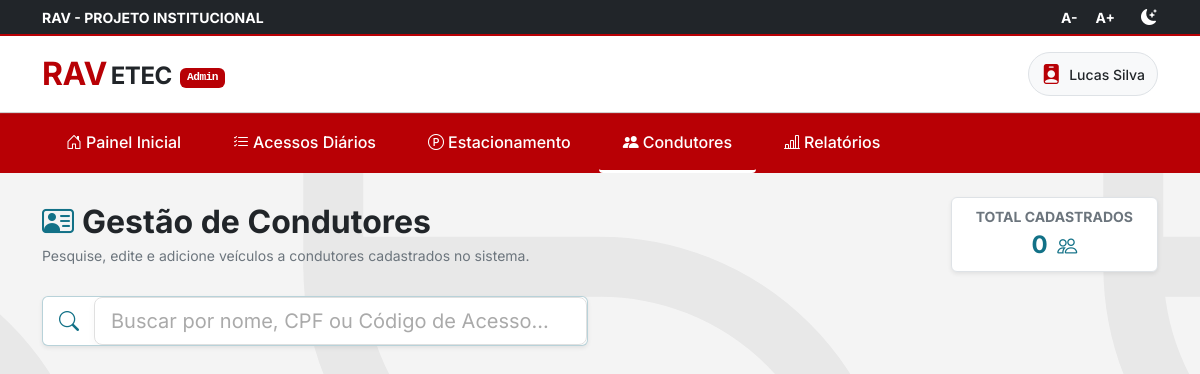
The app's page /gerenciar_condutores.php, older data.
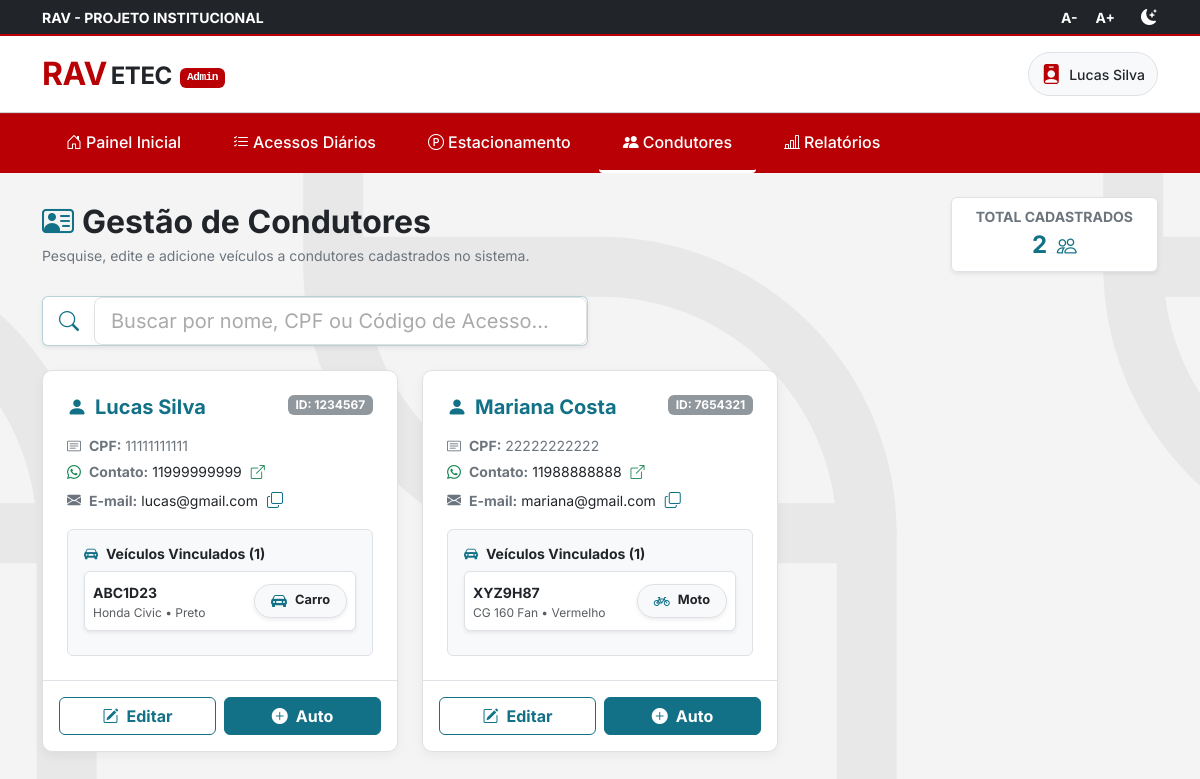
The same page, newer data.
### tables this page shows
CREATE TABLE usuarios (
    id INT AUTO_INCREMENT PRIMARY KEY,
    codigo_acesso VARCHAR(20) NOT NULL UNIQUE,  
    nome_completo VARCHAR(150) NOT NULL,
    email VARCHAR(100) NOT NULL UNIQUE,
    senha VARCHAR(255) NOT NULL DEFAULT '123',
    cpf VARCHAR(14) NOT NULL UNIQUE,
    id_empresa INT NULL,  
    role VARCHAR(50) DEFAULT 'visitante',  
    contato_valor VARCHAR(100) NULL,  
    created_at TIMESTAMP DEFAULT CURRENT_TIMESTAMP,
    CONSTRAINT fk_usuario_unidade
        FOREIGN KEY (id_empresa)
        REFERENCES unidades(id)
        ON DELETE SET NULL
);

CREATE TABLE veiculos (
    id INT AUTO_INCREMENT PRIMARY KEY,
    id_unidade INT NOT NULL,
    id_usuario INT NULL,  
    id_empresa INT NULL,  
    placa VARCHAR(10) NOT NULL UNIQUE,
    modelo VARCHAR(80) NOT NULL,
    cor VARCHAR(30) NULL,
    tipo_veiculo VARCHAR(50) NOT NULL,  
    created_at TIMESTAMP DEFAULT CURRENT_TIMESTAMP,
    CONSTRAINT fk_veiculo_unidade
        FOREIGN KEY (id_unidade)
        REFERENCES unidades(id)
        ON DELETE CASCADE,
    CONSTRAINT fk_veiculo_empresa
        FOREIGN KEY (id_empresa)
        REFERENCES unidades(id)
        ON DELETE SET NULL,
    CONSTRAINT fk_veiculo_usuario
        FOREIGN KEY (id_usuario)
        REFERENCES usuarios(id)
        ON DELETE CASCADE
);

### gerenciar_condutores.php (the view, shortened to what the changed rows need)
<?php
require_once 'conn.php';
$stmt = $pdo->query("SELECT id, codigo_acesso, nome_completo, cpf, email, contato_valor FROM usuarios WHERE role = 'visitante' ORDER BY nome_completo ASC");
$condutores = $stmt->fetchAll(PDO::FETCH_ASSOC);
$stmtV = $pdo->query("SELECT id, id_usuario, placa, modelo, cor, tipo_veiculo FROM veiculos WHERE id_usuario IS NOT NULL");
$todos_veiculos = $stmtV->fetchAll(PDO::FETCH_ASSOC);
$veiculos_map = [];
foreach ($todos_veiculos as $v) {
    $veiculos_map[$v['id_usuario']][] = $v;
}
?>
<!DOCTYPE html>
<html lang="pt-br">
<head>
    <link href="https://cdn.jsdelivr.net/npm/bootstrap@5.3.0/dist/css/bootstrap.min.css" rel="stylesheet">
    <link rel="stylesheet" href="https://cdn.jsdelivr.net/npm/bootstrap-icons@1.11.0/font/bootstrap-icons.css">
    <link rel="stylesheet" href="css/index.css">
    <link rel="stylesheet" href="css/style.css">
</head>
<body class="light-mode section-bg-gray d-flex flex-column min-vh-100">
    <header class="main-header bg-white shadow-sm sticky-top">
        <div class="container py-3 d-flex justify-content-between align-items-center">
            <div class="d-flex align-items-center gap-3">
                <a href="painel-admin.php" class="text-decoration-none d-flex align-items-center">
                    <h1 class="logo-text m-0 fw-bold d-flex align-items-center">
                        <span class="text-cps-red fs-2 me-1">RAV</span>
                        <span class="text-dark fs-4 mt-1">ETEC</span>
                        <span class="badge bg-cps-red text-white font-monospace ms-2 mt-2" style="font-size: 0.70rem;">Admin</span>
                    </h1>
                </a>
            </div>
        </div>
    </header>
    <main class="container py-4 flex-grow-1">
        <div class="d-flex flex-column flex-md-row justify-content-between align-items-md-center mb-4 gap-3">
            <div>
                <h2 class="text-dark mb-1 fw-bold"><i class="bi bi-person-vcard text-primary me-2"></i>Gestão de Condutores</h2>
            </div>
            <div class="bg-white px-4 py-2 rounded shadow-sm border text-center">
                <span class="d-block small text-secondary fw-bold text-uppercase">Total Cadastrados</span>
                <span class="fs-4 fw-bold text-primary"><?= count($condutores) ?> <i class="bi bi-people ms-1 fs-5"></i></span>
            </div>
        </div>
        <div class="row row-cols-1 row-cols-md-2 row-cols-xl-3 g-4" id="gridCondutores">
            <?php foreach ($condutores as $c): ?>
            <?php $veiculos = $veiculos_map[$c['id']] ?? []; ?>
            <div class="col condutor-item">
                <div class="card h-100 condutor-card bg-white rounded-3">
                    <div class="card-body p-4">
                        <div class="d-flex justify-content-between align-items-start mb-3">
                            <h5 class="card-title fw-bold text-primary mb-0"><i class="bi bi-person-fill me-2"></i><?= htmlspecialchars($c['nome_completo']) ?></h5>
                            <span class="badge bg-secondary opacity-75">ID: <?= htmlspecialchars($c['codigo_acesso']) ?></span>
                        </div>
                        <div class="text-secondary small mb-3">
                            <div class="mb-1"><i class="bi bi-card-text me-2"></i><strong>CPF:</strong> <?= htmlspecialchars($c['cpf']) ?></div>
                            <div class="mb-1 d-flex align-items-center gap-1">
                                <i class="bi bi-whatsapp text-success me-1"></i><strong>Contato:</strong>
                                <?php if(!empty($c['contato_valor'])): ?>
                                    <span class="text-dark"><?= htmlspecialchars($c['contato_valor']) ?></span>
                                    <a href="https://wa.me/55<?= preg_replace('/\D/', '', $c['contato_valor']) ?>" target="_blank" class="btn btn-sm text-success p-0 ms-1 fw-bold" title="Chamar no WhatsApp"><i class="bi bi-box-arrow-up-right"></i></a>
                                <?php else: ?>
                                    <span class="text-muted fst-italic">N/A</span>
                                <?php endif; ?>
                            </div>
                            <div class="d-flex align-items-center gap-1">
                                <i class="bi bi-envelope-fill me-1"></i><strong>E-mail:</strong>
                                <?php if(strpos($c['email'], '@rav.tmp') === false): ?>
                                    <span class="text-truncate d-inline-block align-bottom text-dark" style="max-width:180px;" id="em-<?= $c['id'] ?>"><?= htmlspecialchars($c['email']) ?></span>
                                    <button type="button" class="btn btn-sm btn-link text-secondary p-0 ms-1" onclick="navigator.clipboard.writeText('<?= htmlspecialchars($c['email']) ?>'); alert('E-mail (<?= htmlspecialchars($c['email']) ?>) copiado na área de transferência!')" title="Copiar E-mail"><i class="bi bi-copy fs-6 text-primary"></i></button>
                                <?php else: ?>
                                    <span class="text-muted fst-italic">Não informado</span>
                                <?php endif; ?>
                            </div>
                        </div>
                        <div class="bg-light p-3 rounded border">
                            <h6 class="small fw-bold text-dark mb-2"><i class="bi bi-car-front-fill me-2 text-primary"></i>Veículos Vinculados (<?= count($veiculos) ?>)</h6>
                            <?php if (count($veiculos) > 0): ?>
                                <ul class="list-unstyled mb-0 d-flex flex-column gap-2">
                                    <?php foreach ($veiculos as $v): ?>
                                     <li class="bg-white border rounded p-2 d-flex justify-content-between align-items-center veiculo-item shadow-sm mb-2">
                                        <div>
                                            <span class="fw-bold small text-dark"><?= htmlspecialchars($v['placa']) ?></span>
                                            <span class="text-muted d-block" style="font-size: 0.75rem;"><?= htmlspecialchars($v['modelo']) ?> • <?= htmlspecialchars($v['cor']) ?></span>
                                        </div>
                                        <?php
                                            $icone = 'car-front-fill';
                                            if ($v['tipo_veiculo'] == 'Moto') $icone = 'bicycle';
                                            else if ($v['tipo_veiculo'] == 'Outros') $icone = 'truck';
                                        ?>
                                        <span class="badge rounded-pill bg-light border text-secondary fw-bold shadow-sm px-3 py-2 d-flex align-items-center gap-2">
                                            <i class="bi bi-<?= $icone ?> fs-6 text-primary"></i>
                                            <span style="font-size:0.8rem;" class="text-dark"><?= htmlspecialchars($v['tipo_veiculo']) ?></span>
                                        </span>
                                    </li>
                                    <?php endforeach; ?>
                                </ul>
                            <?php else: ?>
                                <p class="small text-muted mb-0 fst-italic">Nenhum veículo cadastrado.</p>
                            <?php endif; ?>
                        </div>
                    </div>
                    <div class="card-footer bg-transparent p-3 border-top grid gap-2 d-flex">
                        <button type="button" class="btn btn-outline-primary w-50 fw-bold d-flex align-items-center justify-content-center btn-editar"
                            data-id="<?= $c['id'] ?>"
                            data-nome="<?= htmlspecialchars($c['nome_completo']) ?>"
                            data-cpf="<?= htmlspecialchars($c['cpf']) ?>"
                            data-email="<?= htmlspecialchars($c['email']) ?>"
                            data-contato="<?= htmlspecialchars($c['contato_valor']) ?>"
                            data-veiculos="<?= htmlspecialchars(json_encode($veiculos), ENT_QUOTES, 'UTF-8') ?>">
                            <i class="bi bi-pencil-square me-2"></i> Editar
                        </button>
                        <button type="button" class="btn btn-primary w-50 fw-bold d-flex align-items-center justify-content-center btn-add-veiculo"
                            data-id="<?= $c['id'] ?>"
                            data-nome="<?= htmlspecialchars($c['nome_completo']) ?>">
                            <i class="bi bi-plus-circle-fill me-2"></i> Auto
                        </button>
                    </div>
                </div>
            </div>
            <?php endforeach; ?>
        </div>
    </main>
</body>
</html>

Row changes from the older to the newer data that the page shows:
added usuarios: nome_completo "Lucas Silva", codigo_acesso "1234567", cpf "11111111111", contato_valor "11999999999", email "lucas@gmail.com", id "1"
added veiculos: placa "ABC1D23", modelo "Honda Civic", cor "Preto", tipo_veiculo "Carro", shown under "Lucas Silva"
added usuarios: nome_completo "Mariana Costa", codigo_acesso "7654321", cpf "22222222222", contato_valor "11988888888", email "mariana@gmail.com", id "1"
added veiculos: placa "XYZ9H87", modelo "CG 160 Fan", cor "Vermelho", tipo_veiculo "Moto", shown under "Mariana Costa"
Text that changed along with them:
count($condutores): "0" → "2"
